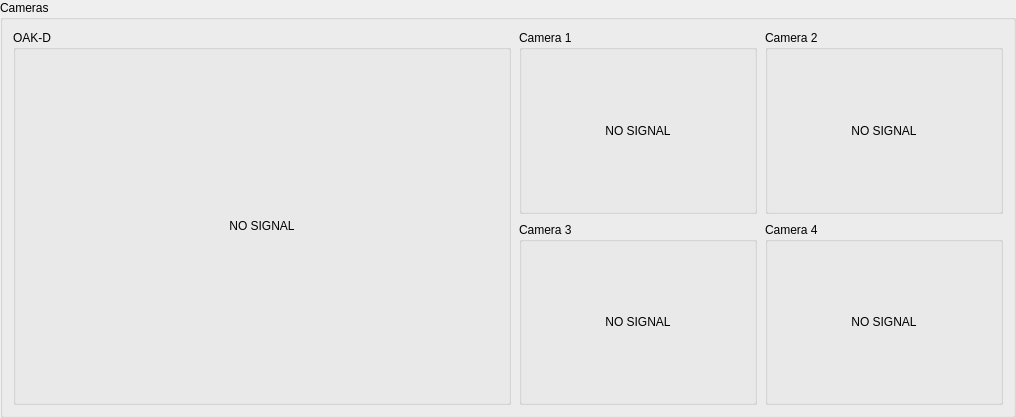
       <widget class="QGroupBox" name="gb_cameras">
        <property name="title">
         <string>Cameras</string>
        </property>
        <layout class="QGridLayout" name="cameraGrid" rowstretch="1,1" columnstretch="2,1,1">
         <property name="leftMargin">
          <number>10</number>
         </property>
         <property name="topMargin">
          <number>10</number>
         </property>
         <property name="rightMargin">
          <number>10</number>
         </property>
         <property name="bottomMargin">
          <number>10</number>
         </property>
         <property name="spacing">
          <number>8</number>
         </property>
         <item row="0" column="0" rowspan="2">
          <widget class="QGroupBox" name="gb_oakd">
           <property name="title">
            <string>OAK-D</string>
           </property>
           <layout class="QVBoxLayout" name="gb_oakd_layout">
            <property name="spacing">
             <number>0</number>
            </property>
            <property name="leftMargin">
             <number>6</number>
            </property>
            <property name="topMargin">
             <number>6</number>
            </property>
            <property name="rightMargin">
             <number>6</number>
            </property>
            <property name="bottomMargin">
             <number>6</number>
            </property>
            <item>
             <widget class="QLabel" name="lbl_oakd">
              <property name="sizePolicy">
               <sizepolicy hsizetype="Expanding" vsizetype="Expanding">
                <horstretch>0</horstretch>
                <verstretch>0</verstretch>
               </sizepolicy>
              </property>
              <property name="minimumSize">
               <size>
                <width>480</width>
                <height>340</height>
               </size>
              </property>
              <property name="text">
               <string>NO SIGNAL</string>
              </property>
              <property name="scaledContents">
               <bool>true</bool>
              </property>
              <property name="alignment">
               <set>Qt::AlignCenter</set>
              </property>
             </widget>
            </item>
           </layout>
          </widget>
         </item>
         <item row="0" column="1">
          <widget class="QGroupBox" name="gb_cam1">
           <property name="title">
            <string>Camera 1</string>
           </property>
           <layout class="QVBoxLayout" name="gb_cam1_layout">
            <property name="spacing">
             <number>0</number>
            </property>
            <property name="leftMargin">
             <number>6</number>
            </property>
            <property name="topMargin">
             <number>6</number>
            </property>
            <property name="rightMargin">
             <number>6</number>
            </property>
            <property name="bottomMargin">
             <number>6</number>
            </property>
            <item>
             <widget class="QLabel" name="lbl_cam1">
              <property name="sizePolicy">
               <sizepolicy hsizetype="Expanding" vsizetype="Expanding">
                <horstretch>0</horstretch>
                <verstretch>0</verstretch>
               </sizepolicy>
              </property>
              <property name="minimumSize">
               <size>
                <width>220</width>
                <height>140</height>
               </size>
              </property>
              <property name="text">
               <string>NO SIGNAL</string>
              </property>
              <property name="scaledContents">
               <bool>true</bool>
              </property>
              <property name="alignment">
               <set>Qt::AlignCenter</set>
              </property>
             </widget>
            </item>
           </layout>
          </widget>
         </item>
         <item row="0" column="2">
          <widget class="QGroupBox" name="gb_cam2">
           <property name="title">
            <string>Camera 2</string>
           </property>
           <layout class="QVBoxLayout" name="gb_cam2_layout">
            <property name="spacing">
             <number>0</number>
            </property>
            <property name="leftMargin">
             <number>6</number>
            </property>
            <property name="topMargin">
             <number>6</number>
            </property>
            <property name="rightMargin">
             <number>6</number>
            </property>
            <property name="bottomMargin">
             <number>6</number>
            </property>
            <item>
             <widget class="QLabel" name="lbl_cam2">
              <property name="sizePolicy">
               <sizepolicy hsizetype="Expanding" vsizetype="Expanding">
                <horstretch>0</horstretch>
                <verstretch>0</verstretch>
               </sizepolicy>
              </property>
              <property name="minimumSize">
               <size>
                <width>220</width>
                <height>140</height>
               </size>
              </property>
              <property name="text">
               <string>NO SIGNAL</string>
              </property>
              <property name="scaledContents">
               <bool>true</bool>
              </property>
              <property name="alignment">
               <set>Qt::AlignCenter</set>
              </property>
             </widget>
            </item>
           </layout>
          </widget>
         </item>
         <item row="1" column="1">
          <widget class="QGroupBox" name="gb_cam3">
           <property name="title">
            <string>Camera 3</string>
           </property>
           <layout class="QVBoxLayout" name="gb_cam3_layout">
            <property name="spacing">
             <number>0</number>
            </property>
            <property name="leftMargin">
             <number>6</number>
            </property>
            <property name="topMargin">
             <number>6</number>
            </property>
            <property name="rightMargin">
             <number>6</number>
            </property>
            <property name="bottomMargin">
             <number>6</number>
            </property>
            <item>
             <widget class="QLabel" name="lbl_cam3">
              <property name="sizePolicy">
               <sizepolicy hsizetype="Expanding" vsizetype="Expanding">
                <horstretch>0</horstretch>
                <verstretch>0</verstretch>
               </sizepolicy>
              </property>
              <property name="minimumSize">
               <size>
                <width>220</width>
                <height>140</height>
               </size>
              </property>
              <property name="text">
               <string>NO SIGNAL</string>
              </property>
              <property name="scaledContents">
               <bool>true</bool>
              </property>
              <property name="alignment">
               <set>Qt::AlignCenter</set>
              </property>
             </widget>
            </item>
           </layout>
          </widget>
         </item>
         <item row="1" column="2">
          <widget class="QGroupBox" name="gb_cam4">
           <property name="title">
            <string>Camera 4</string>
           </property>
           <layout class="QVBoxLayout" name="gb_cam4_layout">
            <property name="spacing">
             <number>0</number>
            </property>
            <property name="leftMargin">
             <number>6</number>
            </property>
            <property name="topMargin">
             <number>6</number>
            </property>
            <property name="rightMargin">
             <number>6</number>
            </property>
            <property name="bottomMargin">
             <number>6</number>
            </property>
            <item>
             <widget class="QLabel" name="lbl_cam4">
              <property name="sizePolicy">
               <sizepolicy hsizetype="Expanding" vsizetype="Expanding">
                <horstretch>0</horstretch>
                <verstretch>0</verstretch>
               </sizepolicy>
              </property>
              <property name="minimumSize">
               <size>
                <width>220</width>
                <height>140</height>
               </size>
              </property>
              <property name="text">
               <string>NO SIGNAL</string>
              </property>
              <property name="scaledContents">
               <bool>true</bool>
              </property>
              <property name="alignment">
               <set>Qt::AlignCenter</set>
              </property>
             </widget>
            </item>
           </layout>
          </widget>
         </item>
        </layout>
       </widget>
